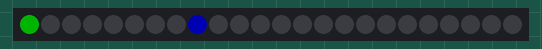
Simulated run of this sketch. Board: Arduino Uno, built with avr-gcc and run on an emulated ATmega328P. On the bench: 24 RGB LEDs in strip order, left to right. Dim RGB values are drawn brighter than linear.

Above: at 1.15 s.
At 1.54 s:
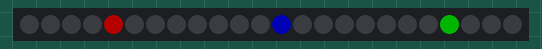
At 1.95 s:
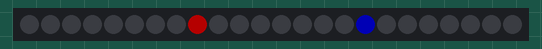
At 2.44 s:
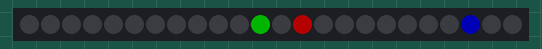
At 2.85 s:
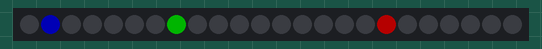
At 3.75 s:
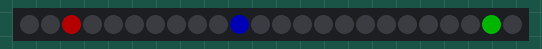

Measured:
- by itself, everything shown: repeats every 2.4 s, in 24 steps

The sketch:

three_moving_pixels_in_circle.ino
```cpp
//***************************************************************
// Original Sketch Written by Marc Miller. (Updated Jan 2016).
//
// I made some changes
//***************************************************************


#include "FastLED.h"
FASTLED_USING_NAMESPACE

#define DATA_PIN 2          //change
#define NUM_LEDS 24         //change

CRGB leds[NUM_LEDS];

#define MASTER_BRIGHTNESS 64    	// Master brightness (Range is 0-255)

int16_t positionRed = 0;    	  	// Set initial start position of Red pixel
int16_t positionLime = 0;  	    	// Set initial start position of Green pixel
int16_t positionBlue = 8;   	  	// Set initial start position of Blue pixel

int8_t delta = 1;           		// Using a negative value will move pixels backwards.
uint16_t holdTime = 100;   			// Milliseconds to hold position before advancing


void setup() {

  //Serial.begin(115200);

  delay(1000);  // Startup delay

  FastLED.addLeds<WS2812,DATA_PIN,GRB>(leds, NUM_LEDS);
  FastLED.setBrightness(MASTER_BRIGHTNESS);
}

void loop() {  // START MAIN LOOP

  EVERY_N_MILLISECONDS(holdTime) {

    // Set pixel color
    leds[positionRed] = CRGB::Red;       	//Red
    leds[positionLime] = CRGB::Lime;   		//Green
    leds[positionBlue] = CRGB::Blue;     	//Blue

    // Show the pixels
    FastLED.show();

    // Set pixels back to Black for the next loop around.
    leds[positionRed] = CRGB::Black;
    leds[positionLime] = CRGB::Black;
    leds[positionBlue] = CRGB::Black;

    // Set new position, moving (forward or backward) by delta.
    // NUM_LEDS is added to the position before doing the modulo
    // to cover cases where delta is a negative value.
    positionRed = (positionRed + delta + NUM_LEDS) % NUM_LEDS;
    positionLime = (positionLime - delta + NUM_LEDS) % NUM_LEDS;  // - Reverse
    positionBlue = (positionBlue + delta + NUM_LEDS) % NUM_LEDS;

    // Print out position values to see what's happening.
    //Serial.print("pos R = "); Serial.print(positionRed);
    //Serial.print("\t  pos G = "); Serial.print(positionLime);
    //Serial.print("\t  pos B = "); Serial.println(positionBlue);
  }

}
```
